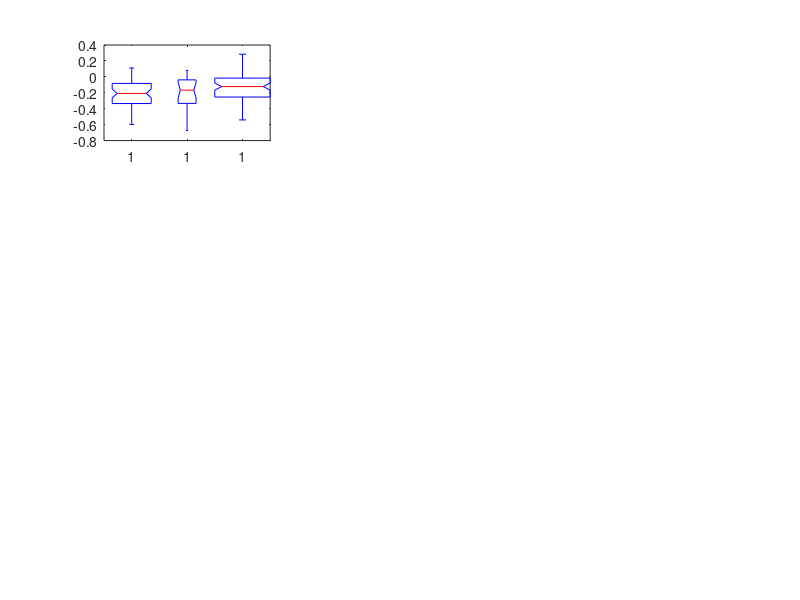

Here is the MATLAB script that generated this plot: (Note: this script raises an error after producing the figure.)
clear

load('test_exd20_1.mat')

figure('color','w','Position', [100 100 1800 1800]),
ax=subplot(431),

 [~,p1,~,tstat1]=ttest2(cp_s2,cp_s1)
 [~,p2,~,tstat2]=ttest2(cp_s3,cp_s1)
 [~,p3,~,tstat3]=ttest2(cp_s3,cp_s2)



group=[ones(size(cp_s1));2*ones(size(cp_s2));3*ones(size(cp_s3))];
colors(3,:)=[0.6350 0.6350 0.6350];
colors(2,:)=[0.8500 0.3250 0.0980];
colors(1,:)=[0 0.4470 0.7410];

h=boxplot([cp_s1;cp_s2;cp_s3],group,'Notch','on','Widths',0.5);
set(h,'linewidth',2,'Color',[0.5 0.5 0.5])
set(gca,'XTickLabel',{'s1','s2','s3'});
h2=findobj(gca,'Tag','Box');
for j=1:3
    patch(get(h2(j),'Xdata'),get(h2(j),'YData'), colors(j,:),'FaceAlpha',0.8);
end
set(gca,'fontsize', 20),
set(gca,'linewidth',2);
yticks([-0.8 -0.2 0.4]);
ylim([-0.8 0.4]);
%%
dc=zeros(length(cp_208_regr),1);
dc(idx_s1)=1;
dc(idx_s2)=2;
dc(idx_s3)=3;

[B,dev,stats] = mnrfit(cp_208_regr,dc,'model','ordinal')
stats.p(end)

%%
ax=subplot(432),
[r2,p2]=corr(cp_s2,suvr_s2,'rows','pairwise','type','spearman'),%,'type','spearman'
plot(cp_s2,suvr_s2,'.','MarkerSize',30,'MarkerEdgeColor',[0.8500 0.3250 0.0980]),
title(['r2=',num2str(r2),'  p2=',num2str(p2)]),
xlim([-.8 .4]),xticks([-0.8 -0.4 0 0.4])
h2 = lsline(ax);
h2.LineWidth = 3;
h2.Color = 'k';
set(gca,'fontsize', 20),
set(gca,'linewidth',3),
box off,

ax=subplot(434),
[r2,p2]=corr(cp_s2,csf_abeta_s2,'rows','pairwise','type','spearman'),%
plot(cp_s2,csf_abeta_s2,'.','MarkerSize',30,'Color',[0.8500 0.3250 0.0980]),
title(['r2=',num2str(r2),'  p2=',num2str(p2)]),
xlim([-.8 .4]),xticks([-0.8 -0.4 0 0.4])
h2 = lsline(ax);
h2.LineWidth = 3;
h2.Color = 'k';
set(gca,'fontsize', 20),
set(gca,'linewidth',3),
box off,

ax=subplot(435),
[r2,p2]=corr(cp_s2,csf_tau_s2,'rows','pairwise','type','spearman'),%
plot(cp_s2,csf_tau_s2,'.','MarkerSize',30,'Color',[0.8500 0.3250 0.0980]),
title(['r2=',num2str(r2),'  p2=',num2str(p2)]),
xlim([-.8 .4]),xticks([-0.8 -0.4 0 0.4])
h2 = lsline(ax);
h2.LineWidth = 3;
h2.Color = 'k';
set(gca,'fontsize', 20),
set(gca,'linewidth',3),
box off,


ax=subplot(436),
[r2,p2]=corr(cp_s2,csf_ptau_s2,'rows','pairwise','type','spearman'),
plot(cp_s2,csf_ptau_s2,'.','MarkerSize',30,'Color',[0.8500 0.3250 0.0980]),
title(['r2=',num2str(r2),'  p2=',num2str(p2)]),
xlim([-.8 .4]),xticks([-0.8 -0.4 0 0.4])
h2 = lsline(ax);
h2.LineWidth = 3;
h2.Color = 'k';
set(gca,'fontsize', 20),
set(gca,'linewidth',3),
box off,



%%
clear
longi=load('test_exd20_2.mat')


ax=subplot(433),
[r2,p2]=corr(longi.cp_s2,longi.suvr_longi_s2,'rows','pairwise','type','spearman'),
plot(longi.cp_s2,longi.suvr_longi_s2,'.','MarkerSize',30,'Color',[0.8500 0.3250 0.0980]),
title(['r2=',num2str(r2),'  p2=',num2str(p2)]),
xlim([-.8 .4]),xticks([-0.8 -0.4 0 0.4]),%ylim([-0.02 0.08])
h2 = lsline(ax);
h2.LineWidth = 3;
h2.Color = 'k';
set(gca,'fontsize', 20),
set(gca,'linewidth',3),
box off,
%%
clear
load('test_exd20_3.mat')

[r12_tmp,p12_tmp]=corr((tmp1),(tmp2),'rows','pairwise','type','spearman'),%palm_inormal%
[r12_tmp2,p12_tmp2]=corr((tmp3),(tmp4),'rows','pairwise','type','spearman'),%

ax=subplot(437),
plot(tmp1,tmp2,'.','MarkerSize',30,'MarkerEdgeColor',[1 0.0 0.0]), %
title(['r=',num2str(r12_tmp),'p=',num2str(p12_tmp)]),yticks([0 0.04 0.08]),xlim([-0.5 .2])
h2 = lsline(ax);
h2.LineWidth = 3;
h2.Color = 'k';
set(gca,'fontsize', 20),
set(gca,'linewidth',3),
box off,

ax=subplot(438),
plot(tmp3,tmp4,'.','MarkerSize',30,'MarkerEdgeColor',[0 0 1]), 
title(['r=',num2str(r12_tmp2),'p=',num2str(p12_tmp2)]),yticks([-0.03 0 0.03 0.06]),xlim([-0.5 .2])
h2 = lsline(ax);
h2.LineWidth = 3;
h2.Color = 'k';
set(gca,'fontsize', 20),
set(gca,'linewidth',3),
box off,ylim([-0.02 0.06])
%% fig3
load('test_exd20_4.mat')


ax=subplot(439),
[r2,p2]=corr(longi_pet_diff_sj_E_s2,(r_test2_s2_regr),'rows','pairwise','type','spearman')%
plot(longi_pet_diff_sj_E_s2,(r_test2_s2_regr'),'.','MarkerSize',30,'MarkerEdgeColor',[0.8500 0.3250 0.0980]), 
title(['r=',num2str(r2),'p=',num2str(p2)])
h2 = lsline(ax);
h2.LineWidth = 3;
h2.Color = 'k';
set(gca,'fontsize', 20),
set(gca,'linewidth',3),
box off,
%%
clear
load('fig4_exd20.mat')

ax=subplot(4,3,10),
[r2,p2]=corr((csf_abeta_s2),(fc_dmn_gs_s2),'rows','pairwise','type','spearman'),%,'type','spearman'%%palm_inormal
plot(csf_abeta_s2,fc_dmn_gs_s2,'.','MarkerSize',30,'Color',[1 0 0]),

h2 = lsline(ax);
h2.LineWidth = 3;
h2.Color = 'k';

hold on,
[r2,p2]=corr((csf_abeta_s2),fc_dmn_gsr_s2,'rows','pairwise','type','spearman'),
plot(csf_abeta_s2,fc_dmn_gsr_s2,'o','MarkerSize',8,'Color',[1, 0, 0, 0.1]),
lsline,

set(gca,'fontsize', 20),
set(gca,'linewidth',3),
box off,



%% test 4


ax=subplot(4,3,11),
[r2,p2]=corr((csf_abeta_s2),(fc_sm_gs_s2),'rows','pairwise','type','spearman'),
plot(csf_abeta_s2,fc_sm_gs_s2,'.','MarkerSize',30,'Color',[0 0 .9]),

h2 = lsline(ax);
h2.LineWidth = 3;
h2.Color = 'k';

hold on,
[r2,p2]=corr((csf_abeta_s2),fc_sm_gsr_s2,'rows','pairwise','type','spearman'),
plot(csf_abeta_s2,fc_sm_gsr_s2,'o','MarkerSize',8,'Color',[0, 0, 0.9]),
lsline,

set(gca,'fontsize', 20),
set(gca,'linewidth',3),
box off,


%% test 5


ax=subplot(4,3,12),
[r2,p2]=corr((csf_abeta_s2),(fc_sm_dmn_gs_s2),'rows','pairwise','type','spearman'),%,'type','spearman'%%palm_inormal
plot(csf_abeta_s2,fc_sm_dmn_gs_s2,'.','MarkerSize',30,'Color',[0.8500 0.3250 0.0980]),

h2 = lsline(ax);
h2.LineWidth = 3;
h2.Color = 'k';

hold on,
[r2,p2]=corr((csf_abeta_s2),fc_sm_dmn_gsr_s2,'rows','pairwise','type','spearman'),
plot(csf_abeta_s2,fc_sm_dmn_gsr_s2,'o','MarkerSize',8,'Color',[0.8500 0.3250 0.0980]),
lsline,

set(gca,'fontsize', 20),
set(gca,'linewidth',3),
box off,
